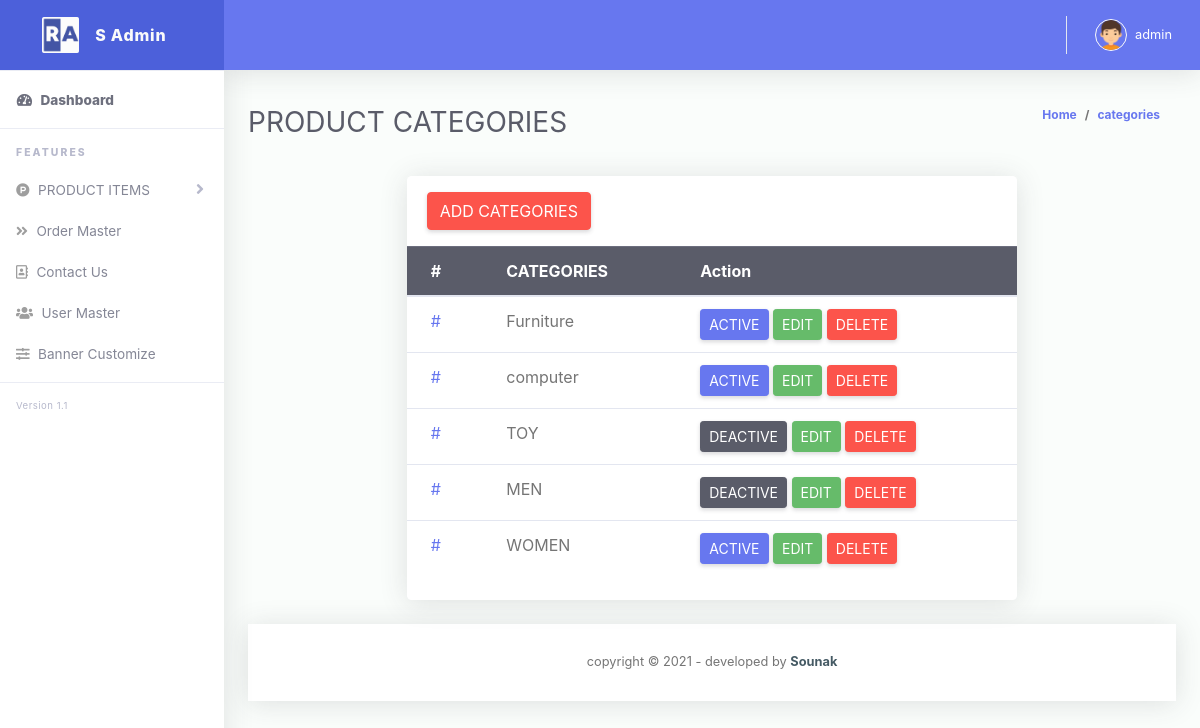
Screenshot of /admin/categories.php (signed in) with the database file from the repository.
### tables this page shows
CREATE TABLE `categories` (
  `id` int(11) NOT NULL,
  `categories` varchar(255) NOT NULL,
  `status` tinyint(4) NOT NULL
);

### admin/categories.php (the view, shortened to what this page needs)
<?php
	require('header.inc.php');
?>
	<div class="container-fluid" id="container-wrapper">
        <div class="d-sm-flex align-items-center justify-content-between mb-4">
           <h1 class="h3 mb-0 text-gray-800">PRODUCT CATEGORIES</h1>
            <ol class="breadcrumb">
              <li class="breadcrumb-item"><a href="index.php">Home</a></li>
              <li class="breadcrumb-item active"><a href="categories.php">categories</a></li>
           </ol>
		</div>
		 <div class="row">
            <div class="col-lg-8 offset-lg-2 mb-4">
              <div class="card">
                <div class="card-header py-3 d-flex flex-row align-items-center justify-content-between">
                  <h6 class="m-0 font-weight-bold text-primary"><a class="btn btn-danger" href="add_categories.php">ADD CATEGORIES</a></h6>
                </div>
                <div class="table-responsive">
                  <table class="table align-items-center table-flush">
                    <thead class="table-dark">
                      <tr>
                        <th>#</th>
                        <th>CATEGORIES</th>
                        <th>Action</th>
                      </tr>
                    </thead>
                    <tbody>
					<?php
						$sql="select * from categories dasc";
						$result=mysqli_query($conn,$sql);
						while($row=mysqli_fetch_assoc($result)){
					?>
                      <tr>
                        <td><a href="#">#</a></td>
                        <td><?php echo $row['categories']?></td>
                        <td>
						<?php
							if($row['status']==1){
								echo '<a class="btn btn-sm btn-primary" href="?type=status&oparation=deactive&id='.$row['id'].'">ACTIVE</a>';
							}else{
								echo '<a class="btn btn-sm btn-dark" href="?type=status&oparation=active&id='.$row['id'].'">DEACTIVE</a>';
							}
						?>
							<a class="btn btn-sm btn-success" href="add_categories.php?id=<?php echo $row['id']?>">EDIT</a>
							<a class="btn btn-sm btn-danger" href="?type=status&oparation=delete&id=<?php echo $row['id']?>">DELETE</a>
						</td>
                      </tr>
					<?php
						}
					?>
                    </tbody>
                  </table>
                </div>
                <div class="card-footer"></div>
              </div>
            </div>
          </div>
<?php
	require('footer.inc.php');
?>

### rows the page displays
categories: categories "Furniture"
categories: categories "computer"
categories: categories "TOY"
categories: categories "MEN"
categories: categories "WOMEN"

### other values shown
$admin_name "admin"
